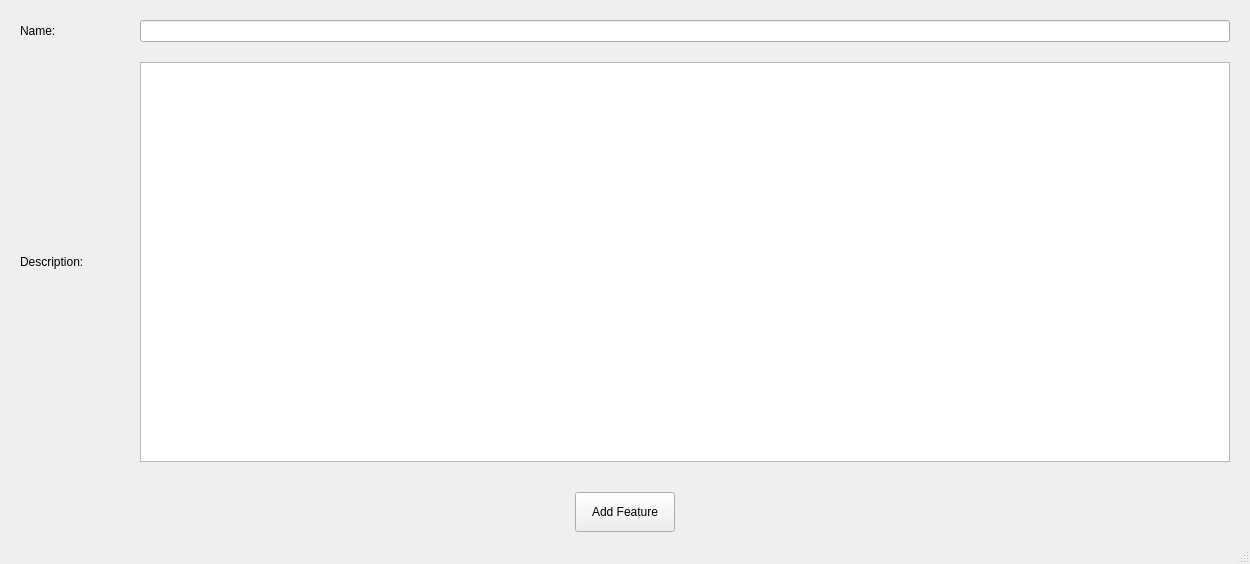
<?xml version="1.0" encoding="UTF-8"?>
<ui version="4.0">
 <class>AddNewFeatureWindow</class>
 <widget class="QMainWindow" name="AddNewFeatureWindow">
  <property name="geometry">
   <rect>
    <x>0</x>
    <y>0</y>
    <width>1250</width>
    <height>564</height>
   </rect>
  </property>
  <property name="windowTitle">
   <string>MainWindow</string>
  </property>
  <widget class="QWidget" name="centralwidget">
   <layout class="QVBoxLayout" name="verticalLayout_2">
    <property name="spacing">
     <number>20</number>
    </property>
    <property name="leftMargin">
     <number>20</number>
    </property>
    <property name="topMargin">
     <number>20</number>
    </property>
    <property name="rightMargin">
     <number>20</number>
    </property>
    <property name="bottomMargin">
     <number>0</number>
    </property>
    <item>
     <layout class="QVBoxLayout" name="FeatureLayoutVBox">
      <property name="spacing">
       <number>20</number>
      </property>
      <item>
       <layout class="QHBoxLayout" name="FeatureNameHBox">
        <property name="spacing">
         <number>20</number>
        </property>
        <item>
         <widget class="QLabel" name="FeatureNameLabel">
          <property name="sizePolicy">
           <sizepolicy hsizetype="Preferred" vsizetype="Preferred">
            <horstretch>0</horstretch>
            <verstretch>0</verstretch>
           </sizepolicy>
          </property>
          <property name="minimumSize">
           <size>
            <width>100</width>
            <height>0</height>
           </size>
          </property>
          <property name="text">
           <string>Name: </string>
          </property>
         </widget>
        </item>
        <item>
         <widget class="QLineEdit" name="FeatureNameInput">
          <property name="sizePolicy">
           <sizepolicy hsizetype="Expanding" vsizetype="Preferred">
            <horstretch>0</horstretch>
            <verstretch>0</verstretch>
           </sizepolicy>
          </property>
         </widget>
        </item>
       </layout>
      </item>
      <item>
       <layout class="QHBoxLayout" name="FeatureDescriptionHBox">
        <property name="spacing">
         <number>20</number>
        </property>
        <item>
         <widget class="QLabel" name="FeatureDescriptionLabel">
          <property name="sizePolicy">
           <sizepolicy hsizetype="Preferred" vsizetype="Preferred">
            <horstretch>0</horstretch>
            <verstretch>0</verstretch>
           </sizepolicy>
          </property>
          <property name="minimumSize">
           <size>
            <width>100</width>
            <height>0</height>
           </size>
          </property>
          <property name="baseSize">
           <size>
            <width>100</width>
            <height>0</height>
           </size>
          </property>
          <property name="text">
           <string>Description:</string>
          </property>
         </widget>
        </item>
        <item>
         <widget class="QTextEdit" name="FeatureDescriptionTextEdit"/>
        </item>
       </layout>
      </item>
     </layout>
    </item>
    <item>
     <layout class="QHBoxLayout" name="AddFeatureBtnFrame">
      <property name="leftMargin">
       <number>10</number>
      </property>
      <property name="topMargin">
       <number>10</number>
      </property>
      <property name="rightMargin">
       <number>10</number>
      </property>
      <property name="bottomMargin">
       <number>10</number>
      </property>
      <item>
       <widget class="QPushButton" name="AddFeatureBtn">
        <property name="sizePolicy">
         <sizepolicy hsizetype="Fixed" vsizetype="Fixed">
          <horstretch>0</horstretch>
          <verstretch>0</verstretch>
         </sizepolicy>
        </property>
        <property name="minimumSize">
         <size>
          <width>100</width>
          <height>40</height>
         </size>
        </property>
        <property name="text">
         <string>Add Feature</string>
        </property>
       </widget>
      </item>
     </layout>
    </item>
   </layout>
  </widget>
  <widget class="QMenuBar" name="menubar">
   <property name="geometry">
    <rect>
     <x>0</x>
     <y>0</y>
     <width>1250</width>
     <height>22</height>
    </rect>
   </property>
  </widget>
  <widget class="QStatusBar" name="statusbar"/>
 </widget>
 <resources/>
 <connections/>
</ui>
